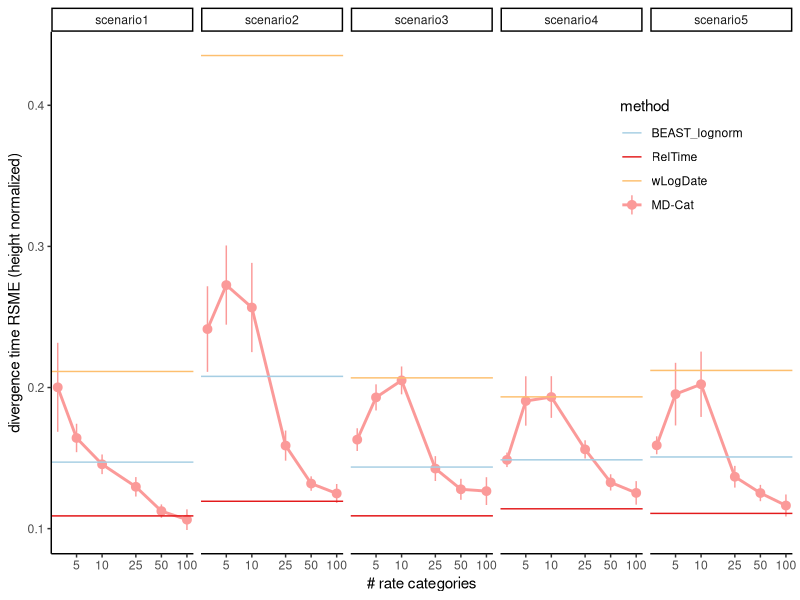
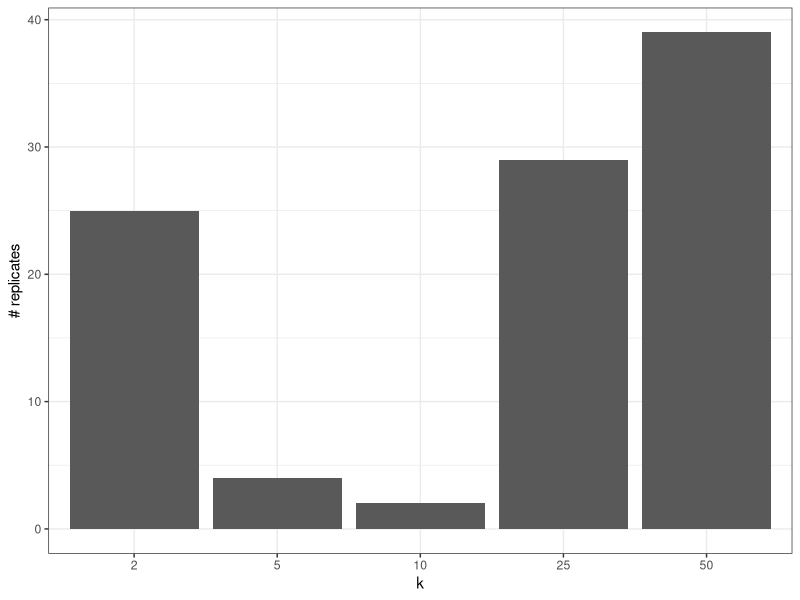
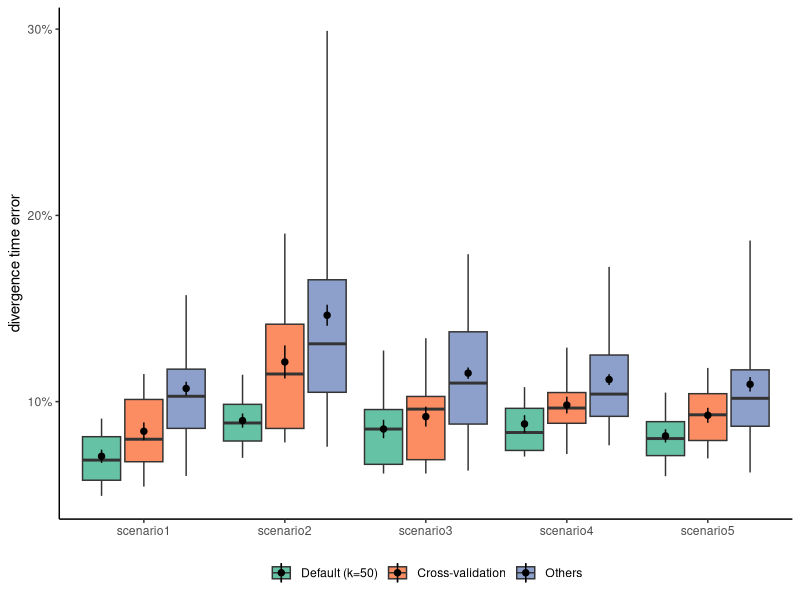
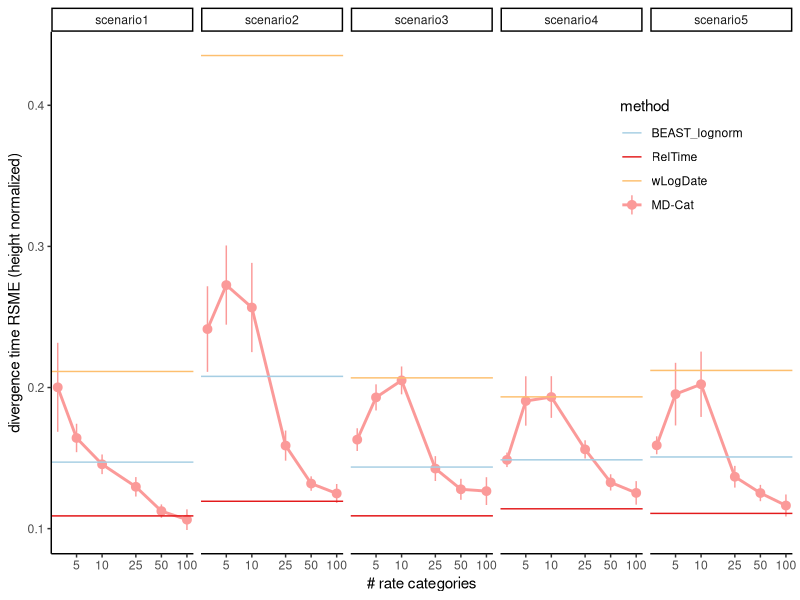
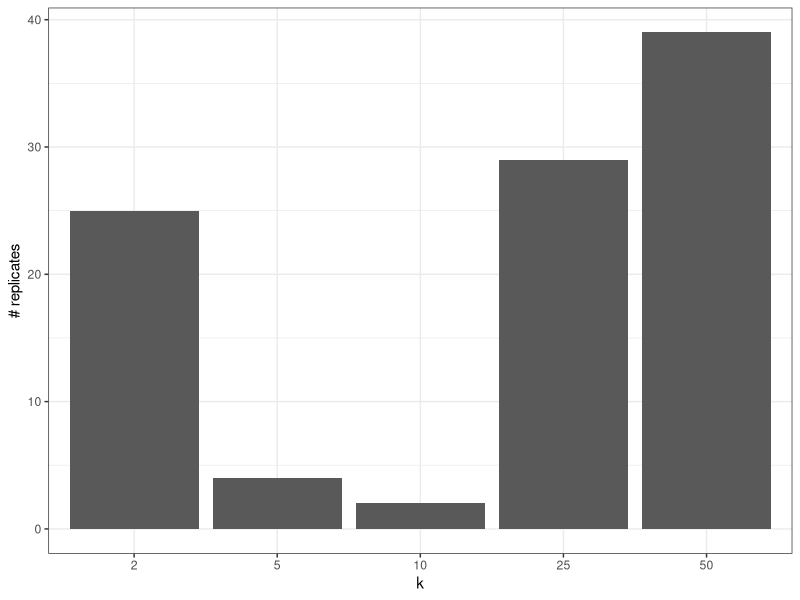
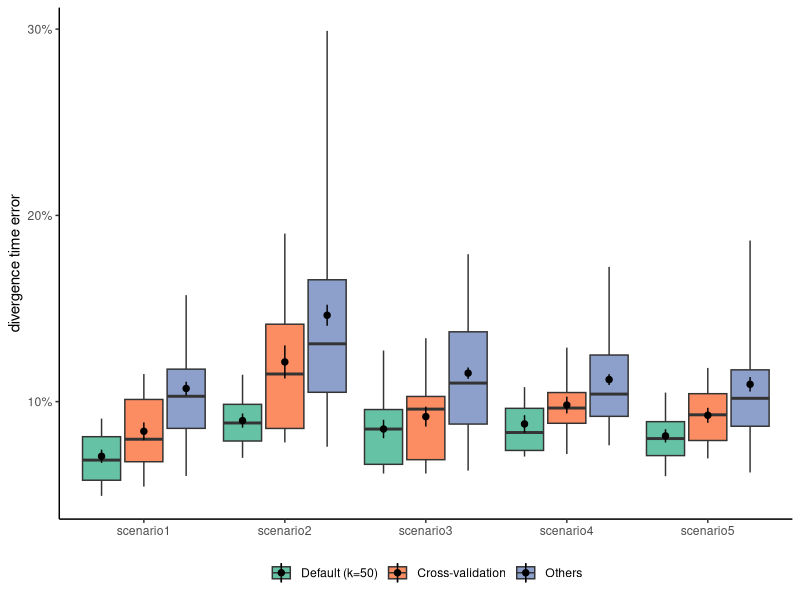

Here is the R script that generated these plots, in order:
#setwd("/Users/uym2/my_gits/MD-Cat-paper/Plots/simulated/sysBio_revision")
require(ggplot2)
require(scales)
require(tidyverse)
dk = read.table("MDCat_Angiosperm_vary_k_nodeAge.txt",header=T)

d1 = read.table("../angiosperm/all_divergence.txt",header=T)

d1$method = factor(d1$method,levels=c("Blnorm","BEAST_strict","BEAST_rcla","RelTime","BEAST_lognorm","wLogDate","MD-Cat"),
                   labels = c("BEAST_lognorm","BEAST_strict","BEAST_rcla","RelTime","BEAST_lnorm_old","wLogDate","MD-Cat"))

dk %>% group_by(scenario  ,  rep , k) %>%
        summarise(norm_rmse = sqrt(mean( (trueNodeAge-estNodeAge)^2) )/140) %>%
        mutate(method="MD-Cat") %>%
#dk %>% group_by(scenario  ,  rep , k) %>%
#  summarise(norm_rmse = sqrt(mean( (trueNodeAge-estNodeAge)^2) )/140) %>%
ggplot(aes(x=k,y=norm_rmse,color=method)) +
  geom_line(stat="summary",size=1) + 
  stat_summary() + 
  scale_x_log10(breaks=c(2,5,10,25,50,100)) +  
  xlab("# rate categories") + 
  facet_wrap(~scenario,nrow=1)+
  geom_hline(aes(yintercept=norm_rmse,color=method),
             data= d1 %>% filter(method!="MD-Cat") %>% group_by(method,scenario) %>% summarise(norm_rmse=mean(norm_rmse)))+
  scale_color_manual(values = RColorBrewer::brewer.pal(7,'Paired')[c(1,6,7,5)]) +
  scale_y_continuous(name="divergence time RSME (height normalized)") + 
  theme_classic() + theme(legend.position = c(0.85,0.76))
ggsave("MDCat_Angiosperm_vary_k.pdf",width = 8.2,height=3.6)

dk %>% group_by(scenario  ,  rep , k) %>%
  summarise(rmsn = sqrt(mean( (trueNodeAge-estNodeAge)^2) )/140) %>%
  group_by(scenario,k) %>% summarise(mean=mean(rmsn)) %>%
  pivot_wider(names_from = scenario,values_from=mean)


########################################
require(reshape2)

quantiles_95 <- function(x) {
  r <- quantile(x, probs=c(0.05, 0.25, 0.5, 0.75, 0.95))
  names(r) <- c("ymin", "lower", "middle", "upper", "ymax")
  r
}


dkc = read.table("MDCat_Angiosperm_vary_k_with_crossval.txt",header=T)
dkc$error = abs(dkc$trueNodeAge-dkc$estNodeAge)/140
dkc$selected = "Others"
dkc[dkc$k == "kselected",]$selected = "Cross-validation"
dkc[dkc$k == "k50",]$selected = "Default (k=50)"
dkc$selected = factor(dkc$selected, levels=c("Default (k=50)","Cross-validation","Others"))


dcast(dkc[,c(1,8,7)],scenario~selected,fun.aggregate = mean)
mean((dcast(dkc[,c(1,8,7)],scenario~selected,fun.aggregate = mean)[,3]-
  dcast(dkc[,c(1,8,7)],scenario~selected,fun.aggregate = mean)[,2])*100)


dcast(dkc[,c(1,3,7)],scenario~k,fun.aggregate = mean)

qplot(factor(sub("k","",merge(dkc[dkc$k == "kselected" & dkc$nodeName =="I0",c(1,2,4,5,6,7)],
                        dkc[dkc$k != "kselected"& dkc$nodeName =="I0",c(1,2,3,4,5,6,7)],
      by=c("scenario","rep","nodeName","trueNodeAge","estNodeAge","error"))$k),levels=c(2,5,10,25,50)))+theme_bw()+xlab("k")+ylab("# replicates")
ggsave("selectedk_angio.pdf",width=3.2, height = 4)

d2 = dcast(selected+scenario+rep+k~"error",data=dkc,value.var = "error",fun.aggregate = mean)

require(scales)

head(d2)
ggplot(d2,aes(x=scenario,y=error,fill=selected)) + 
  stat_summary(position=position_dodge2(width=0.75),
               fun.data = quantiles_95,geom="boxplot") +
  stat_summary(position=position_dodge2(width = 0.9),size=0.3) + 
  theme_classic() + theme(axis.text.x = element_text(angle = 0), axis.title.x = element_blank(),
                          legend.title = element_blank(),legend.position = "bottom") + 
  ylab("divergence time error")+
  scale_fill_brewer(palette = "Set2")+
  scale_y_continuous(labels = percent)
nrow(d2[d2$selected=="Default (k=50)",])
ggsave("MDCat_Angiosperm_crossval_k.pdf",width=6, height =4 )


head(dkc)
require(tidyr) 

merge(dkc[dkc$selected=="Cross-validation",],dkc[dkc$k=="k100",],by=c(1,2,4,5)) %>%
  group_by(scenario  ,  rep ) %>% summarise(mes=mean(error.x),meh=mean(error.y)) %>% 
  filter(mes==meh)
